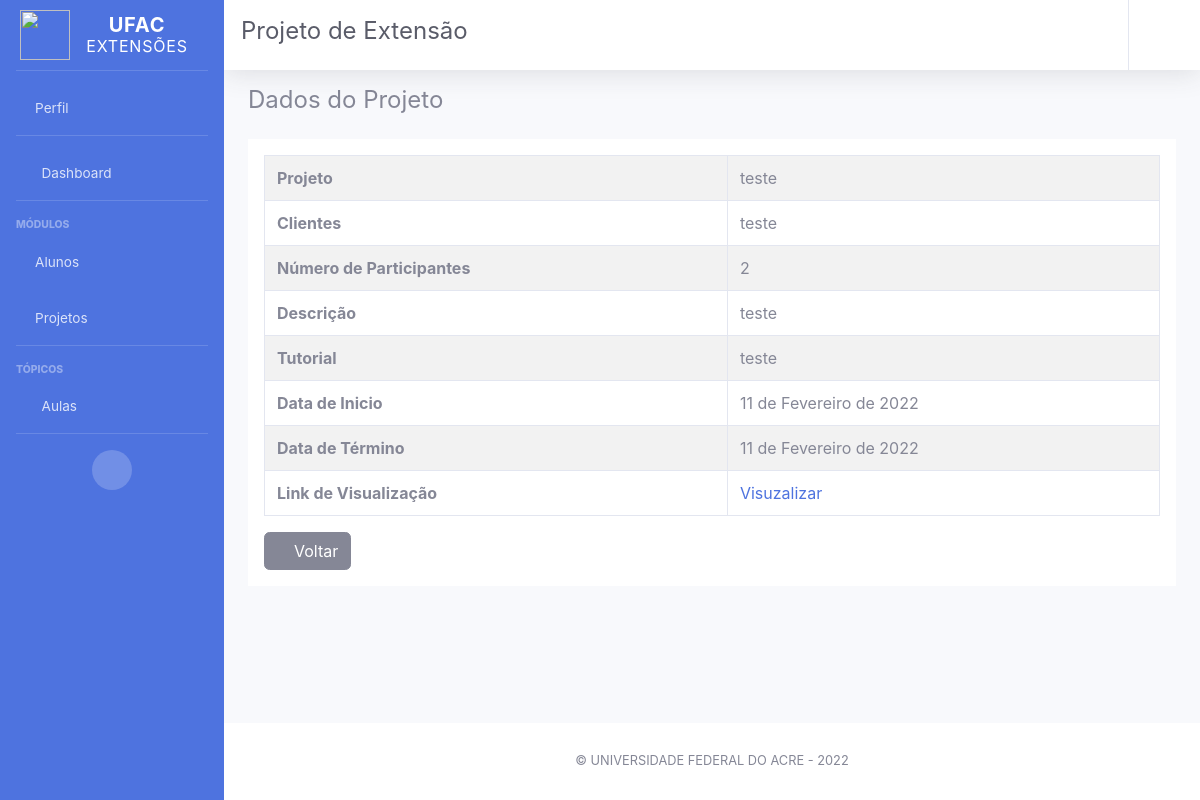
Before: /projetos/dados_projetos/1/ with the older database file.
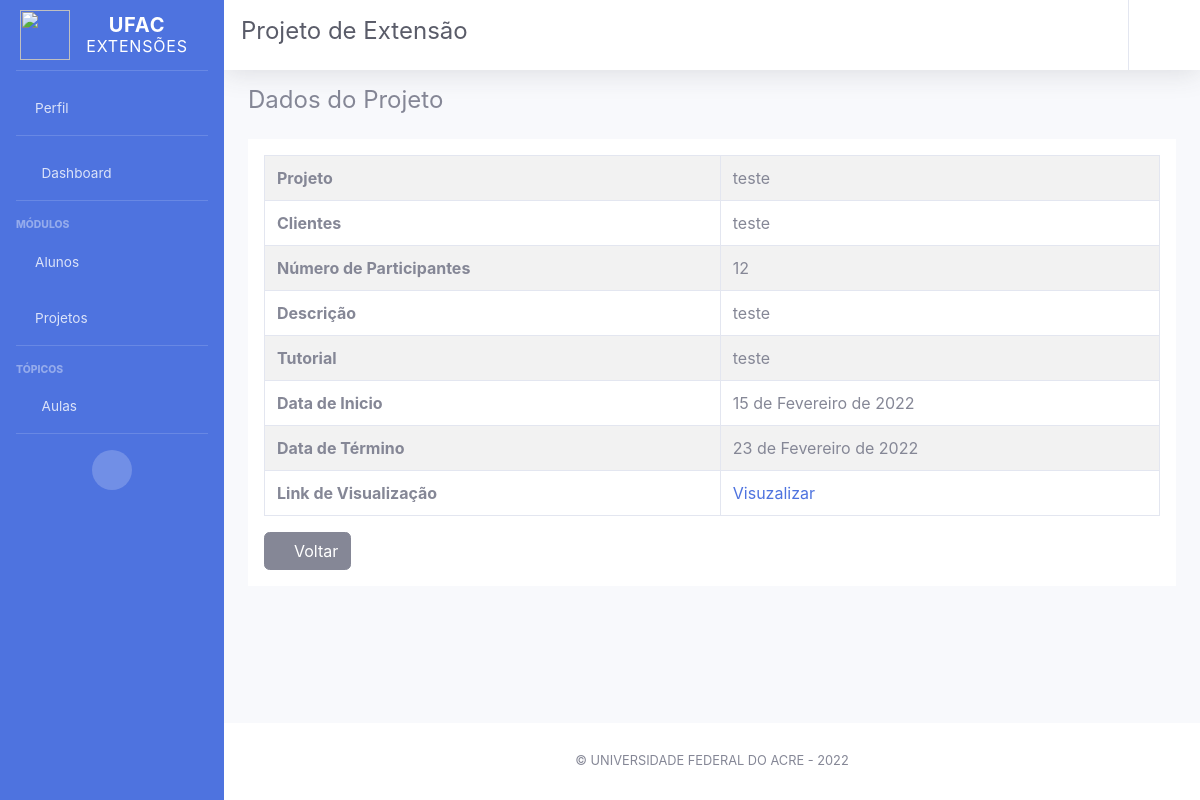
After: the same page with the newer database file.
### apps/projetos/models.py (models this page shows, shortened)
class Grupos(models.Model):
    grupo = models.CharField('Grupo', max_length=200)
    projeto= models.CharField('Nome do Projeto', max_length=200)
    cliente = models.CharField('Nome do Cliente', max_length=200)
    n_de_part = models.DecimalField('Número de Participantes', max_digits=100, decimal_places=0)
    descricao = models.CharField('Descrição do Projeto', max_length=200)
    ver = models.CharField('Link de Visualização', max_length=200)
    status = models.CharField('Progresso', max_length=200)
    dataIni = models.DateField('Data de Inicio')
    dataFim = models.DateField('Data Prevista Para o Termíno')
    tutorial = models.CharField('tutorial', max_length=200)

### apps/projetos/views.py (the view)
# urls.py: path('dados_projetos/<int:pk>/', views.dados_projeto, name='dados'),
def dados_projeto(request, pk):
    a_list = Grupos.objects.filter(id=pk)
    context = {'dados': a_list}
    return render(request, 'projetos/dados_projeto.html', context)

### templates/projetos/dados_projeto.html (shortened to what this page needs)
{% extends 'partials/base2.html' %}
{% load static %}
{% block conteudo %}
    <div class="d-flex bd-highlight my-3">
        <div class="align-middle bd-highlight">
            <h4>Dados do Projeto</h4>
        </div>
    </div>
        <div class="bg-white p-3">
            <table class="display table-bordered table table-striped" style="width:100%"  id="dado-projeto">
            {% for grupos in dados %}
                <tbody>
                    <tr>
                        <th>Projeto</th>
                        <td>{{grupos.projeto}}</td>
                    </tr>
                    <tr>
                        <th>Clientes</th>
                        <td> {{grupos.cliente}} </td>
                    </tr>
                    <tr>
                        <th>Número de Participantes</th>
                        <td>{{grupos.n_de_part}}</td>
                    </tr>
                    <tr>
                        <th>Descrição</th>
                        <td>{{grupos.descricao}}</td>
                    </tr>
                    <tr>
                        <th>Tutorial</th>
                        <td>{{grupos.tutorial}}</td>
                    </tr>
                    <tr>
                        <th>Data de Inicio</th>
                        <td>{{grupos.dataIni}}</td>
                    </tr>
                    <tr>
                        <th>Data de Término</th>
                        <td>{{grupos.dataFim}}</td>
                    </tr>
                    <tr>
                        <th>Link de Visualização</th>
                        <td><a href="{{ grupos.ver }}"
                            style=" padding-top: 0.7rem; padding-bottom: 0.7rem; "
                            target="_blank"
                            data-toggle="tooltip"
                            data-placement="top"
                            title="Visualizar">
                            Visuzalizar
                         </a></td>
                    </tr>
                </tbody>
            {% endfor %}
            </table>
            <a  href="{% url 'projetos:listagem' %}" class="btn btn-secondary">
                <i class="fas fa-arrow-left"></i>
                Voltar
            </a>
    </div>
{% endblock %}

Changed rows visible on the page:
changed Grupos "teste": n_de_part "2" → "12"; dataIni "11 de Fevereiro de 2022" → "15 de Fevereiro de 2022"; dataFim "11 de Fevereiro de 2022" → "23 de Fevereiro de 2022"
